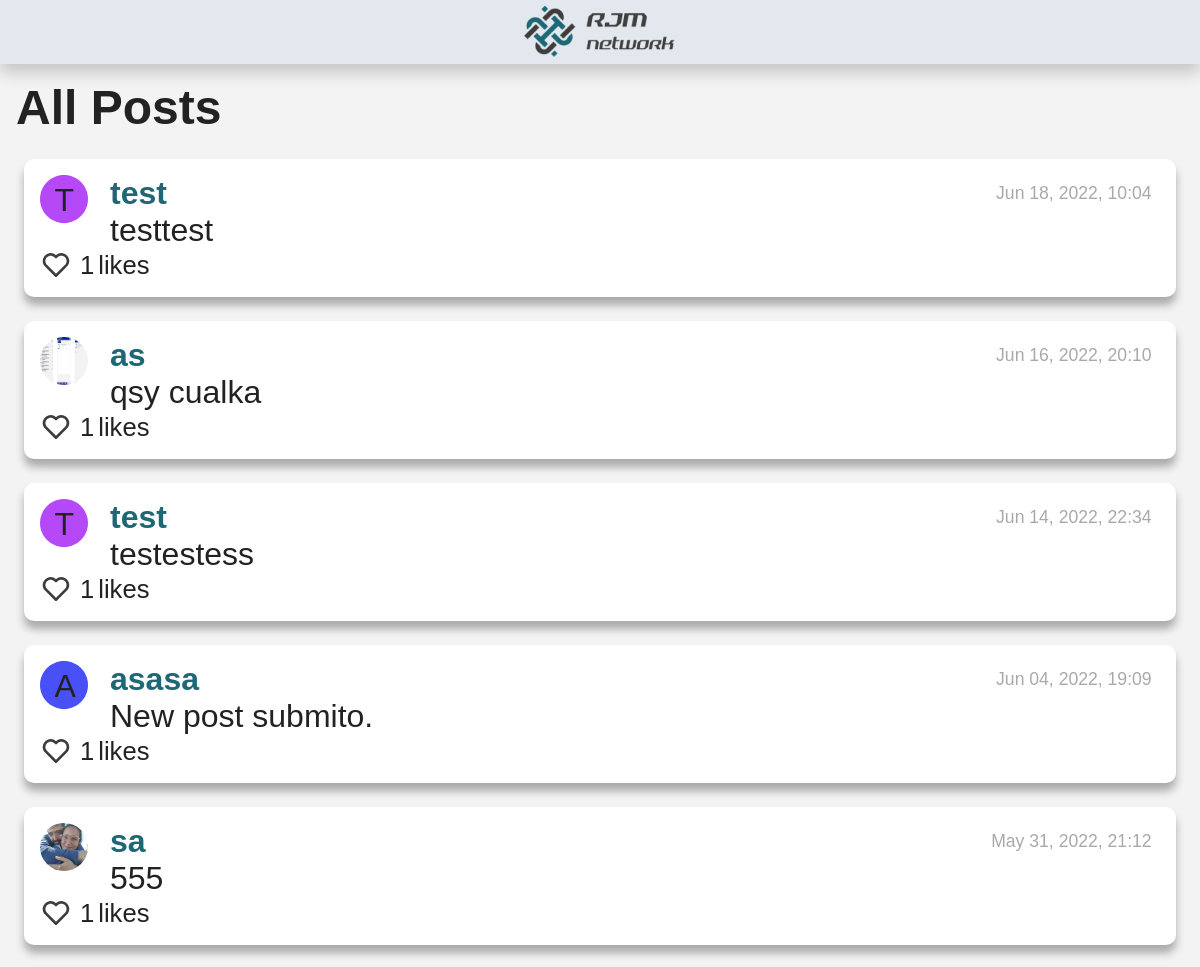
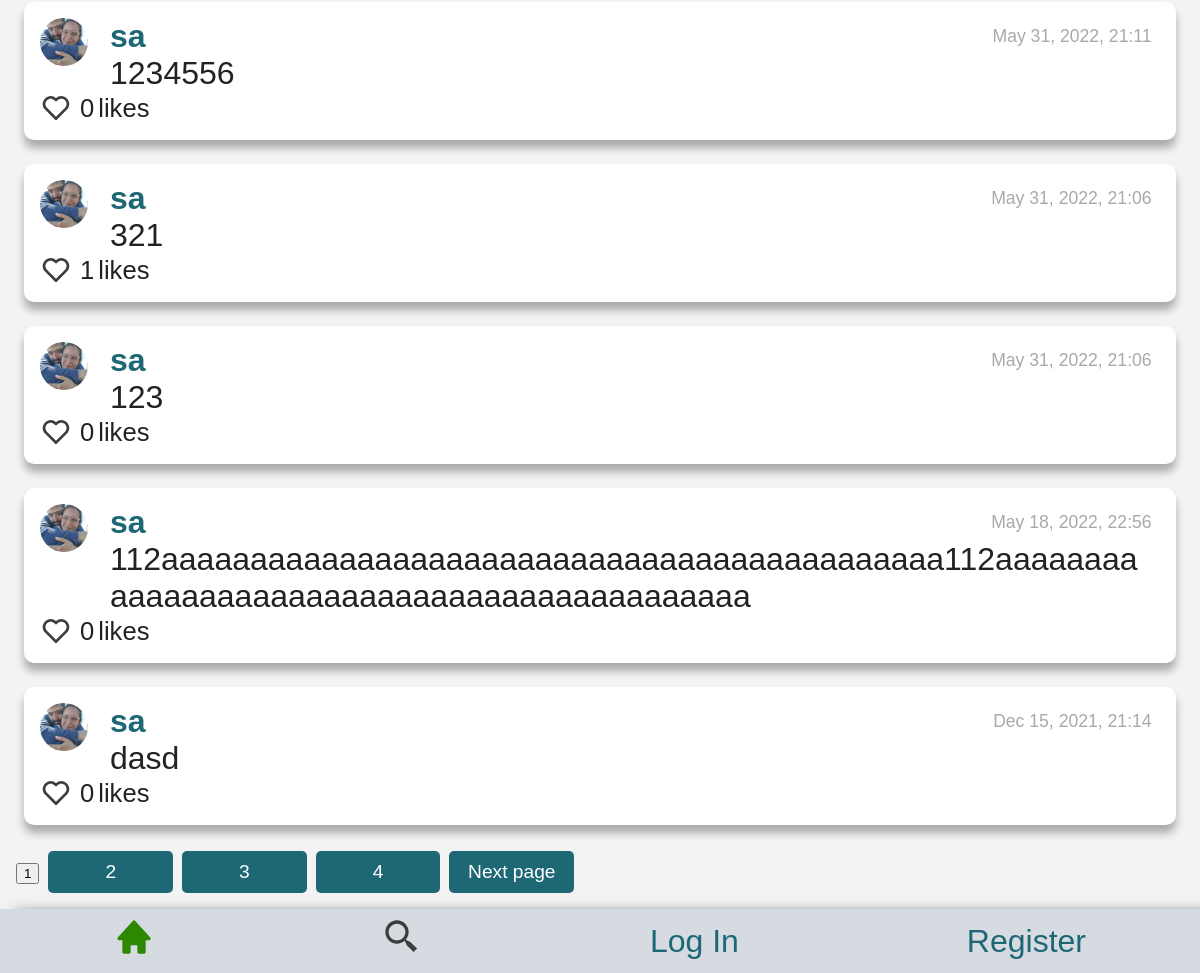
The page / on the database its author committed (2 pictures, top to bottom).
### network/models.py (models this page shows, shortened)
class NewPost(models.Model):
    poster = models.ForeignKey(User, on_delete=models.PROTECT, related_name="posts_posted")
    description = models.TextField(blank=False)
    date_added = models.DateTimeField(auto_now_add=True)

class User(AbstractUser):
    header_image = models.ImageField(null=True, blank=True, upload_to="images/")
    pass

### network/views.py (the view)
# urls.py: path("", views.index, name="index"),
def index(request):
    all_posts = NewPost.objects.select_related('poster')
    all_fields= NewPost._meta.fields
    users = User.objects.all()
    user_color = {}
    colors_list = ["C37D7D", "FC792F", "4950F8", "EBFC2F", "15A2F1", "58FC2F", "36F9E1", "2ECF65", "B549F8", "FF83EB", "FCCF2F"]
    for j in users:
        user_color[j.id] = random.choice(colors_list)
        colors_list.remove(user_color[j.id])
    total_posts=all_posts.count()
    total_pages=math.ceil(total_posts/10)
    list_total_pages = []
    for i in range(2, total_pages+1):
        list_total_pages.append(i)
    all_posts = all_posts.order_by("-date_added")[:10]
    all_likers = Likers.objects.all()
    for post in all_posts:
        post.date_added = (post.date_added.strftime("%b %d, %Y, %H:%M"))
        post.number_likes=0
        likers = all_likers.filter(post=post.id)
        likers_id = []
        for each_liker in likers:
            post.likers = each_liker.liker.all()
            post.number_likes = each_liker.liker.count()
            for each in each_liker.liker.all():
                likers_id.append(each.id)
            post.likers_id = likers_id
    random_number = randrange(100)
    return render(request, "network/index.html", {
        "all_posts": all_posts,
        "users": users,
        "list_total_pages":list_total_pages,
        "random_number":random_number,
        "user_color": user_color
    })

### network/templatetags/network_extras.py (called while the page is built)
@register.filter
def keyvalue(dict, key):
    return dict[key]

### network/templates/network/index.html (shortened to what this page needs)
{% extends "network/layout.html" %}
{% load static %}
{% load network_extras %}
{% block body %}
    <h3> All Posts</h3>
    <div id="all_posts_view">
        <div id="page_0">
            {% if all_posts %}
                {% for post in all_posts %}
                    <div id="posts_style">
                        <div id="posts-flex-order">
                            <div id="posts-flex-order-child1">
                                {% if post.poster.header_image %}
                                    <img class="posts_profile_picture" alt="Image not found" src="/media/{{ post.poster.header_image }}">
                                {% else %}
                                    <div class="no_profile_picture">
                                        <svg id="dropbtn-profile" class="no_profile_picture_circle" width="40" height="40" viewBox="0 0 40 40" fill="none" xmlns="http://www.w3.org/2000/svg">
                                            <path id="dropbtn-profile" d="M40 20C40 31.0457 31.0457 40 20 40C8.95431 40 0 31.0457 0 20C0 8.9543 8.95431 0 20 0C31.0457 0 40 8.9543 40 20Z" fill="#{{user_color|keyvalue:post.poster.id}}"/>
                                        </svg>
                                        <div  class="no_profile_picture_letter">
                                            {{ post.poster|make_list|first|capfirst }}
                                        </div>
                                    </div>
                                {% endif %}
                            </div>
                            <div id="posts-flex-order-child2">
                                <div id="posts-first-line">
                                    <a id="profile"  href="profile/{{ post.poster.id }}">{{ post.poster }}</a>
                                    <div id="post-{{post.date_added}}" class="date_post"> {{ post.date_added }}</div>
                                </div>
                                <div id="post-description-{{post.id}}" class="description_post"> {{ post.description }} </div>
                            </div>
                        </div>
                        <div id="like_complete">
                            {% if user.id in post.likers_id %}
                                <button class="yes_button" id="like-btn-{{post.id}}" value="heart_full" onclick="like('{{ post.id }}')">
                                    <svg id="heart-img-{{ post.id }}" alt="jacket" width="40" height="40" viewBox="0 0 40 40" fill="none" xmlns="http://www.w3.org/2000/svg">
                                        <path d="M33.6751 7.9851C32.7561 7.05963 31.6632 6.32493 30.4593 5.82324C29.2555 5.32155 27.9643 5.06277 26.6601 5.06177C24.1931 5.06217 21.8162 5.98889 20 7.65843C18.1841 5.98861 15.8071 5.06185 13.34 5.06177C12.0343 5.06313 10.7417 5.3227 9.53661 5.82555C8.33155 6.3284 7.23783 7.06459 6.31838 7.99177C2.39672 11.9301 2.39838 18.0901 6.32172 22.0118L20 35.6901L33.6784 22.0118C37.6017 18.0901 37.6034 11.9301 33.6751 7.9851Z" fill="#DA2D57"/>
                                    </svg>
                                </button>
                            {% else %}
                                <button class="yes_button" id="like-btn-{{post.id}}" value="heart_empty"  onclick="like('{{ post.id }}')">
                                    <svg id="heart-img-{{ post.id }}" alt="jacket" width="40" height="40" viewBox="0 0 40 40" fill="none" xmlns="http://www.w3.org/2000/svg">
                                        <path d="M20 7.65843C18.1841 5.98861 15.8071 5.06185 13.34 5.06177C12.0343 5.06313 10.7417 5.3227 9.53661 5.82555C8.33155 6.3284 7.23783 7.06459 6.31838 7.99177C2.39672 11.9301 2.39838 18.0901 6.32172 22.0118L18.5417 34.2318C18.825 34.7301 19.3717 35.0518 20 35.0518C20.258 35.0493 20.5119 34.9863 20.7411 34.8679C20.9704 34.7495 21.1686 34.579 21.32 34.3701L33.6784 22.0118C37.6017 18.0884 37.6017 11.9301 33.675 7.9851C32.7561 7.05963 31.6632 6.32493 30.4593 5.82324C29.2555 5.32155 27.9643 5.06277 26.66 5.06177C24.1931 5.06217 21.8162 5.98889 20 7.65843ZM31.3184 10.3418C33.9234 12.9601 33.925 17.0501 31.3217 19.6551L20 30.9768L8.67838 19.6551C6.07505 17.0501 6.07672 12.9601 8.67505 10.3484C9.94172 9.08843 11.5984 8.3951 13.34 8.3951C15.0817 8.3951 16.7317 9.08843 17.9884 10.3451L18.8217 11.1784C18.9764 11.3333 19.16 11.4562 19.3622 11.5401C19.5644 11.6239 19.7812 11.6671 20 11.6671C20.2189 11.6671 20.4357 11.6239 20.6379 11.5401C20.8401 11.4562 21.0237 11.3333 21.1784 11.1784L22.0117 10.3451C24.5317 7.8301 28.8017 7.83677 31.3184 10.3418Z" fill="#3D3D3D"/>
                                    </svg>
                                </button>
                            {% endif %}
                            <div id="like-count-{{post.id}}" class="d-inline-block">{{post.number_likes}}</div> likes
                        </div>
                    </div>
                {% endfor %}
                <div id="id_page_buttons">
                    <button id="selected_button" class="no-button" > 1 </button>
                    {% if list_total_pages %}
                        {% for page in list_total_pages %}
                            <button class="page_button"  id="not_selected_button" onclick="pages('{{user.id}}', 0, '{{page}}'-1)">{{page}}</button>
                        {% endfor %}
                        <button class="page_button" onclick="pages('{{user.id}}', 0, 1)">Next page</button>
                    {% endif %}
                </div>
            {% else %}
                    <li>no post</li>
            {% endif %}
        </div>
    </div>
{% endblock %}

### network/static/network/styles.css (style rules this page uses)
#posts-flex-order { display: flex; flex-direction: row; }
#posts-flex-order-child1 { width: 70px; }
#posts-flex-order-child1 #dropbtn-profile { display: block; margin: auto; }
#posts-flex-order-child2 { width: 93%; display: flex; flex-direction: column; }
#posts-first-line { display: flex; flex-direction: row; align-items: center; justify-content: space-between; }
.posts_profile_picture { margin-right: .5rem; height: 1.5rem; width: 1.5rem; border-radius: 50%; }
.no_profile_picture { position: relative; margin:0; left: 0; top: 0; }
.no_profile_picture_letter { position:absolute; height:30px; width:30px; top: 6.5px; left : 14.5px; z-index: 20; }
.no_profile_picture_circle { position:absolute; height:1.5rem; width:1.5rem; z-index: 10; }
#profile { font-weight:bold; }
.date_post { font-size: 55%; color:darkgray; }
.description_post { word-wrap: break-word; }
#like_complete { display: flex; flex-direction: row; align-items: center; font-size: 80%; }
.yes_button { all: unset; height: 1rem; margin-right: 8px; cursor: pointer; }
.yes_button svg { width: 1rem; height: 1rem; }
.d-inline-block { margin-right: 4px; }
.page_button { width: 3.9rem; height: 1.3rem; background-color: var(--link-color); color: var(--white-color); margin: 0; font-size: .6rem; border:0; border-radius: 5px; text-align: center; }
:root { --white-color: #ffffff; --black-color: #000000; --white-alpha-color: rgba(255, 255, 255, 0.5); --black-alpha-color: rgba(0, 0, 0, 0.3); --black-alpha-color2: rgba(0, 0, 0, 0.5); --gray-color: #ccc; --gray-dark-color: #555; --gray-light-color: #f3f3f3; --text-color: #222; --gray-blue: #D5DBE1; --gray-blue-2: #E2E8EE; --gray-light-2: #3d509f; --black-logo: #3D3D3D; --pink-color: #DA2D57; --yellow-color: #AAAD00; --blue-color: #0013C2; --green-color: #2B8800; --orange-color: #FF8A00; --pic-user-logued-color: #00BAAF; --link-color: #1E6876; --link-dark-color: #144852; --link-light-color: #2d9cb3; --font: "Ubuntu", sans-serif; --max-width: 1200px; --header-height: 2rem; --search-height: 1.3rem; }
html { box-sizing: border-box; font-family: var(--font); font-size: 2rem; scroll-behavior: smooth; }
*, *::after, *::before { box-sizing: inherit; }
body { margin: 0; overflow-x: hidden; color: var(--text-color); background-color: var(--gray-light-color); }
a { color: var(--link-color); text-decoration: none; transition: all ease-out; }
h3 { margin: 0; font-size: 1.5rem; }
body { margin: var(--header-height) 0; padding: .5rem; }
#posts_style { margin: 24px 8px; padding: 16px; background-color: var(--white-color); border-radius: 10px; box-shadow: 0px 8px 8px 0px rgba(0,0,0,0.3); }
::placeholder { color: var(--gray-color); opacity: 1; }

### rows shown on the page
NewPost: poster|make_list "T", poster "test", date_added "Jun 18, 2022, 10:04", description "testtest", number_likes "1"
NewPost: poster.header_image (picture), poster "as", date_added "Jun 16, 2022, 20:10", description "qsy cualka", number_likes "1"
NewPost: poster|make_list "T", poster "test", date_added "Jun 14, 2022, 22:34", description "testestess", number_likes "1"
NewPost: poster|make_list "A", poster "asasa", date_added "Jun 04, 2022, 19:09", description "New post submito.", number_likes "1"
NewPost: poster.header_image (picture), poster "sa", date_added "May 31, 2022, 21:12", description "555", number_likes "1"
NewPost: poster.header_image (picture), poster "sa", date_added "May 31, 2022, 21:11", description "1234556", number_likes "0"
NewPost: poster.header_image (picture), poster "sa", date_added "May 31, 2022, 21:06", description "321", number_likes "1"
NewPost: poster.header_image (picture), poster "sa", date_added "May 31, 2022, 21:06", description "123", number_likes "0"
NewPost: poster.header_image (picture), poster "sa", date_added "May 18, 2022, 22:56", description "112aaaaaaaaaaaaaaaaaaaaaaaaaaaaaaaaaaaaaaaaaaaa112aaaaaaaaaaaaaaaaaaaaaaaaaaaaaaaaaaaaaaaaaaaa", number_likes "0"
NewPost: poster.header_image (picture), poster "sa", date_added "Dec 15, 2021, 21:14", description "dasd", number_likes "0"

### other values the page prints
{{ page }} "2" "3" "4"
